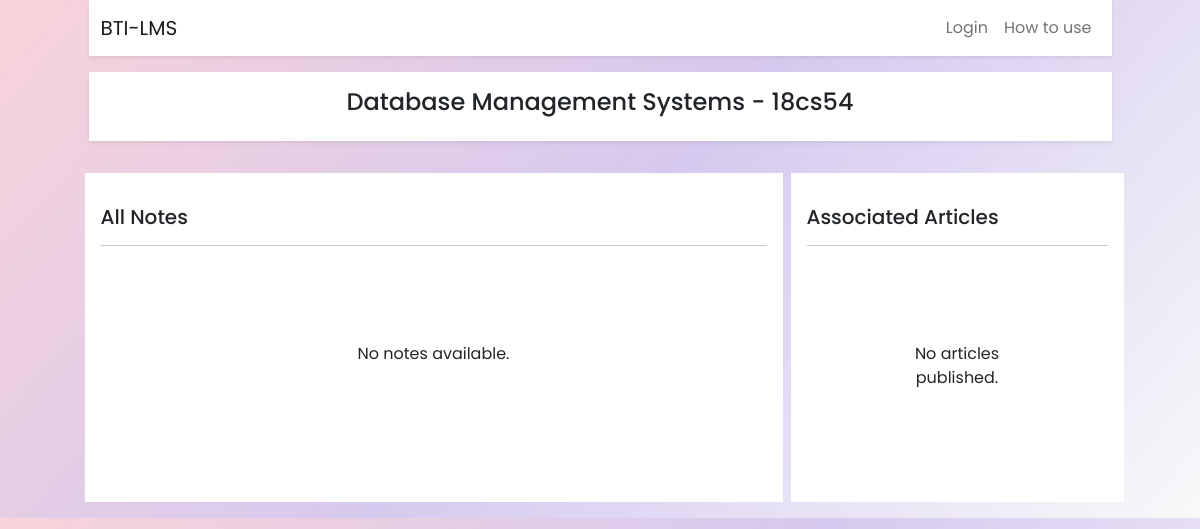
The page /course/detail/3 on the database as committed earlier.
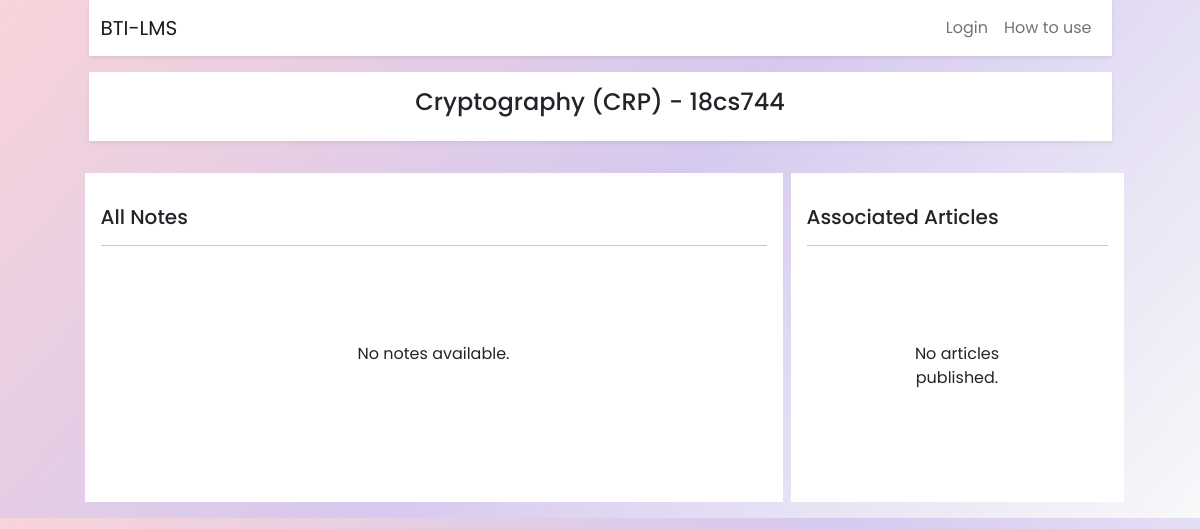
The same page on the database as committed later.
### course/models.py (models this page shows, shortened)
class Course(models.Model):
    name = models.CharField(max_length=200)
    batch = models.ManyToManyField(Batch)
    teacher = models.ManyToManyField(User)
    pic = models.ImageField(null=False, upload_to='coursepics')
    cr_hours = models.IntegerField(default=0)
    desc = models.TextField(null=True)

### course/views.py (the view)
# urls.py: path('detail/<int:id>',course_detail_view, name='detail'),
def course_detail_view(request,id):
    course = get_object_or_404(Course,id=id)
    notes = Note.objects.filter(course=course)
    articles = Article.objects.filter(course=course).order_by('-id')
    context={
        'course':course,
        'notes':notes,
        'articles':articles
    }
    return render(request, 'course/detail.html', context)

### templates/course/detail.html (shortened to what this page needs)
{%extends 'base.html'%}
{%block body%}
<div class="my-3 py-3 bg-white text-center shadow-sm fw-light">
    <h4>{{course.name}}</h4>
</div>
<div class="row">
    <div class="col-lg-8 my-3 mx-2  bg-white p-3">
        <h5 class="my-3">All Notes</h5> <hr>
        {% for i in notes%}
        <div class="mb-2 d-flex justify-content-between">
            <a href="{{i.file.url}}" download="{{i.file.url}}">{{i.name}}</a>
            <p><small>uploaded by</small>: {{i.uploader.userdetail.first_name}} {{i.uploader.userdetail.last_name}}</p>
            <p><small>uploaded time</small>: {{i.date}}</p>
        </div>
        <hr>
        {%empty%}
        <p class="text-center p-5 m-5">No notes available.</p>
        {%endfor%}
    </div>
    <div class="col  my-3 bg-white p-3">
        <h5 class="my-3">Associated Articles</h5> <hr>
        {% for i in articles%}
        <a href="{% url 'article:article_detail' id=i.id %}" class="text-decoration-none text-dark">
            <div class="mb-2 d-flex justify-content-between">
                <div><img src="{{i.img.url}}" alt="image" height="100"></div>
                <div class="ms-2 ">
                    <h5>{{i.title}}</h5>
                    <small><span>Published by: <strong>{{i.author.userdetail.first_name}} {{i.author.userdetail.last_name}}</strong></span></small><br>
                    <small><span><i>Date: <strong>{{i.date}}</strong></i></span></small>
                </div>
            </div>
        </a>
        <hr>
        {%empty%}
        <p class="text-center p-5 m-5">No articles published.</p>
        {%endfor%}
    </div>
</div>
{%endblock%}

Rows that differ between the two databases and show on the page:
changed Course: name "Database Management Systems - 18cs54" → "Cryptography (CRP) - 18cs744"
